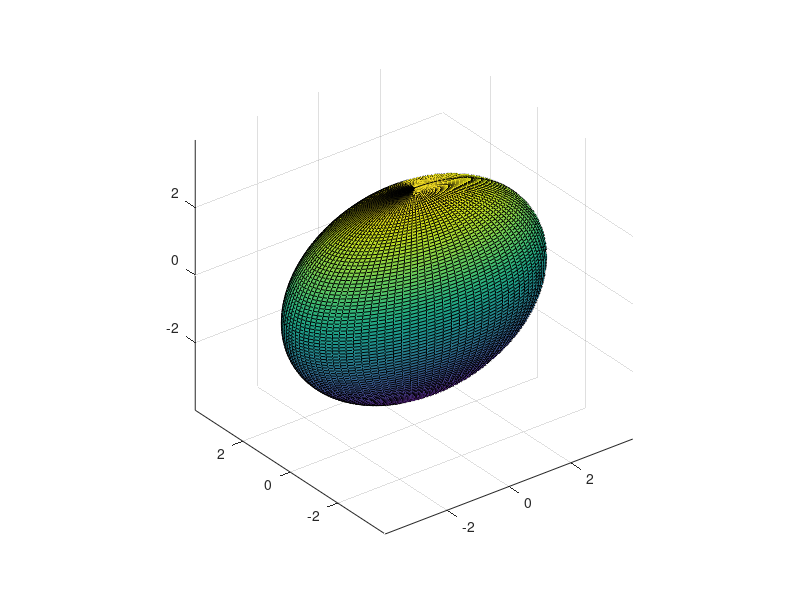

The MATLAB source for this figure:
%ellipsoid using parametric equations
T1= linspace(0, 2*pi, 100);
T2= linspace(0,pi,100);

[t1,t2]= meshgrid(T1,T2);

x= 4*cos(t1).*sin(t2);
y= 2*sin(t1).*sin(t2);
z= 3*cos(t2);

surf(x,y,z);
axis equal;
